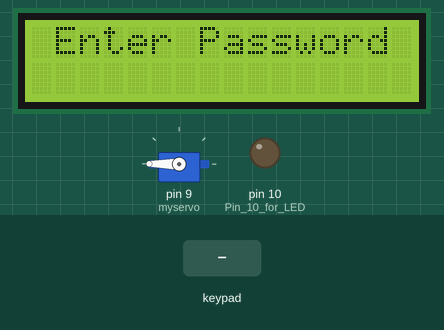
The sketch below on a simulated Arduino Uno, built with avr-gcc and run on an emulated ATmega328P. Shown: servo, 16×2 character LCD, output pins drawn as LEDs (lit = HIGH). The test bench sets the inputs (shaded band).

Above: at 4.8 s.
4.9 s: keypad keys 1 2 3 4 pressed 0.4 s apart
At 7.0 s:
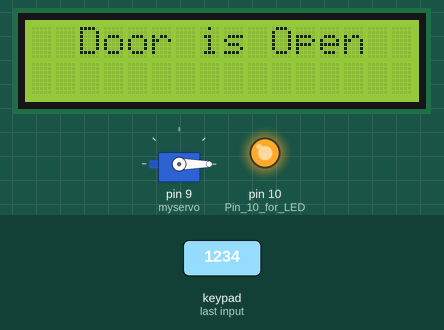
8.1 s: key '#' pressed
At 9.7 s:
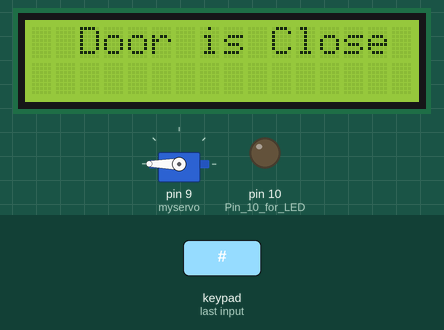
11.1 s: keypad keys 1 3 9 7 # pressed 0.4 s apart
At 14.5 s:
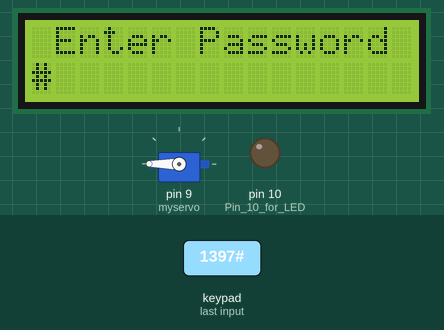
14.8 s: key '*' pressed
At 16.0 s:
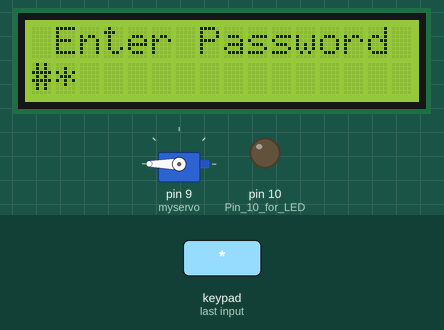
16.3 s: keypad keys 1 2 3 4 * pressed 0.4 s apart
At 19.1 s:
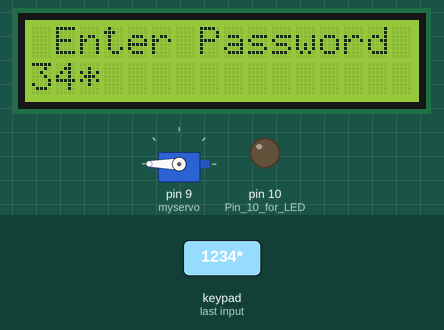
19.8 s: key '1' pressed
At 20.6 s:
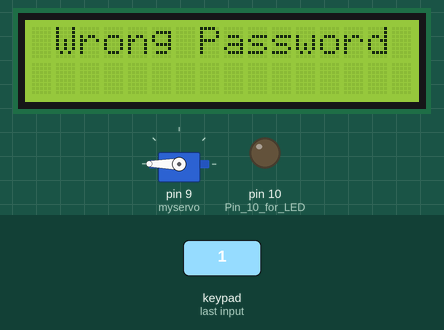
Timing chart, 0 to 22.8 s (numbered marks = the images above; inputs shaded):
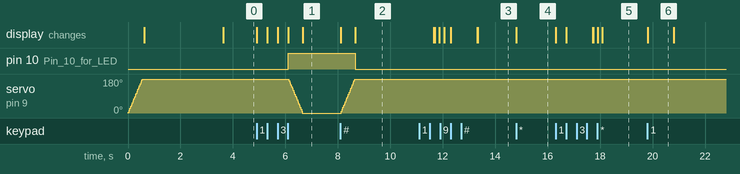

The sketch:

security_doorlock_systems1.ino
```cpp
/*
  Arduino Door Lock System
  -------------------------
  - Uses a keypad to enter a password
  - Shows messages on an LCD screen
  - Unlocks and locks a door using a servo motor
  - LED indicator turns ON when the door is open
*/

#include <Keypad.h>        // Library to read the keypad
#include <LiquidCrystal.h> // Library to control the LCD
#include <Servo.h>         // Library to move the servo motor

Servo myservo; // Servo object for the door lock

// Setup LCD pins (RS, E, D4, D5, D6, D7)
LiquidCrystal lcd(A0, A1, A2, A3, A4, A5);

// Password setup
#define Password_Length 5   // 4 digits + 1 null character at the end
char Data[Password_Length];       // Stores the password entered
char Master[Password_Length] = "1234"; // Correct password

int pos = 0;              // To keep track of servo position
byte data_count = 0;      // How many digits have been entered
char customKey;           // Stores which key was pressed
bool door = true;         // Door starts as closed

// Keypad layout (4 rows x 3 columns)
const byte ROWS = 4;
const byte COLS = 3;
char keys[ROWS][COLS] = {
  {'1', '2', '3'},
  {'4', '5', '6'},
  {'7', '8', '9'},
  {'*', '0', '#'}
};

// Connect keypad pins to Arduino
byte rowPins[ROWS] = {1, 2, 3, 4};
byte colPins[COLS] = {5, 6, 7};

// Make the keypad object
Keypad customKeypad(makeKeymap(keys), rowPins, colPins, ROWS, COLS);

void setup() {
  pinMode(10, OUTPUT);     // Pin 10 for LED (door status)
  myservo.attach(9);       // Servo connected to pin 9
  ServoClose();            // Keep door locked at startup

  // Show welcome message
  lcd.begin(16, 2);
  lcd.print(" Arduino Door");
  lcd.setCursor(0, 1);
  lcd.print("--Look project--");
  delay(3000);
  lcd.clear();
}

void loop() {
  // If door is open, wait for the close command
  if (door == 0) {
    customKey = customKeypad.getKey();
    if (customKey == '#') {    // Press "#" to close the door
      lcd.clear();
      ServoClose();
      lcd.print("  Door is Close");
      digitalWrite(10, LOW);   // Turn LED OFF
      delay(3000);
      door = 1;                // Mark door as closed
    }
  }
  else {
    // If door is closed, wait for a password
    Open();
  }
}

// Reset password input
void clearData() {
  while (data_count != 0) {
    Data[data_count--] = 0;
  }
}

// Open the servo slowly (unlock door)
void ServoOpen() {
  for (pos = 180; pos >= 0; pos -= 5) {
    myservo.write(pos);
    delay(15);
  }
}

// Close the servo slowly (lock door)
void ServoClose() {
  for (pos = 0; pos <= 180; pos += 5) {
    myservo.write(pos);
    delay(15);
  }
}

// Ask user for password and check it
void Open() {
  lcd.setCursor(0, 0);
  lcd.print(" Enter Password");

  customKey = customKeypad.getKey();

  if (customKey) {
    // Save the entered digit
    Data[data_count] = customKey;
    lcd.setCursor(data_count, 1);
    lcd.print(Data[data_count]);   // Show it on screen
    data_count++;
  }

  // If 4 digits are entered, check the password
  if (data_count == Password_Length - 1) {
    if (!strcmp(Data, Master)) {   // If password matches
      lcd.clear();
      digitalWrite(10, HIGH);      // Turn LED ON
      ServoOpen();
      lcd.print("  Door is Open");
      door = 0;                    // Mark door as open
    }
    else {                         // Wrong password
      lcd.clear();
      lcd.print(" Wrong Password");
      delay(1000);
      door = 1;                    // Keep door closed
    }
    clearData(); // Reset input
  }
}
```

Measured:
- after the input at 4.9 s, pin 10 (Pin_10_for_LED): LOW → HIGH after 1.2 s; servo on pin 9 (myservo): moves from 180° to 0° over 0.51 s, starting after 1.2 s; the display: first changes at once (image 1 shows a later state)
- after the input at 8.1 s, pin 10 (Pin_10_for_LED): HIGH → LOW after 0.56 s; servo on pin 9 (myservo): moves from 0° to 180° over 0.51 s, starting at once; the display: first changes at once (image 2 shows a later state)
- after the input at 11.1 s, the display: first differs from a run without the input after 0.59 s (image 3 shows a later state)
- after the input at 14.8 s, the display: changes at once (image 4)
- after the input at 16.3 s, the display: first changes at once (image 5 shows a later state)
- after the input at 19.8 s, the display: changes at once (image 6)
- what the display in image 6 shows lasts 1.0 s, from 19.8 s to 20.8 s
